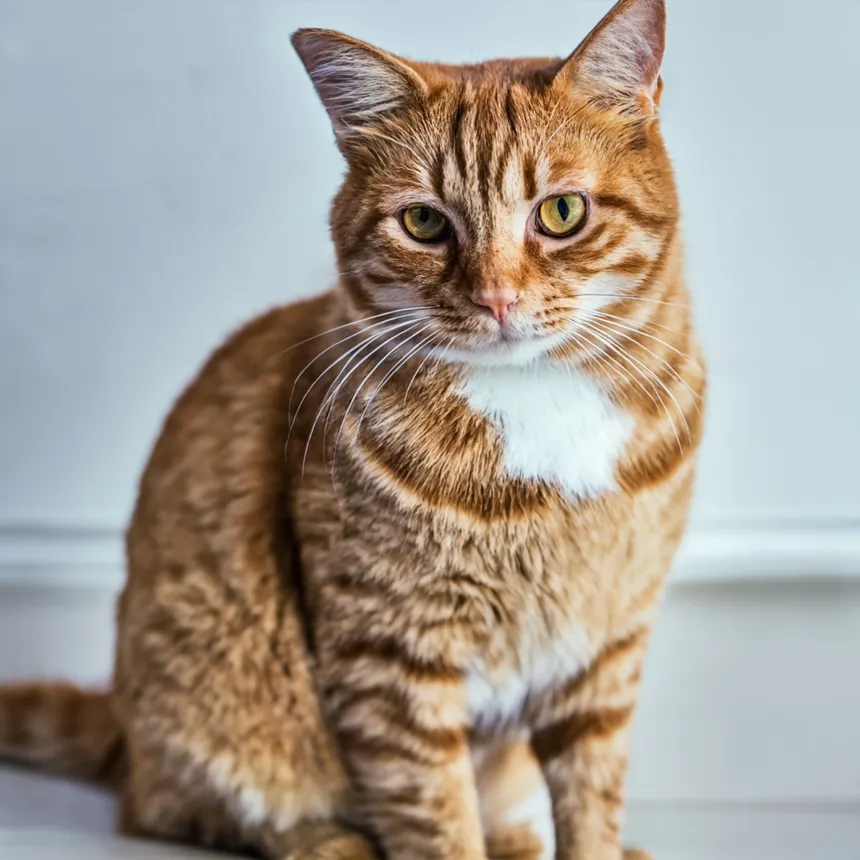
#> input picture Photos/cat.png, 860 x 860 px
$ python transformations.py
#> lines starting #> are read from the running program, lines starting #| are printed output that depends on the picture
import cv2 as cv
import numpy as np

img = cv.imread('Photos/cat.png')
#> img is the input picture: shape (860, 860, 3); mean B, G, R 148.3, 157.4, 165.1
cv.imshow('Cat', img)

#translation
def translate(img, x, y):
#> called with x = -100, y = 100
    transMat = np.float32([[1, 0, x], [0, 1, y]]) #transformation matrix
    dimensions = (img.shape[1], img.shape[0])
#> dimensions = (860, 860)
    dst = cv.warpAffine(img, transMat, dimensions) #take the matrix and apply it to the image
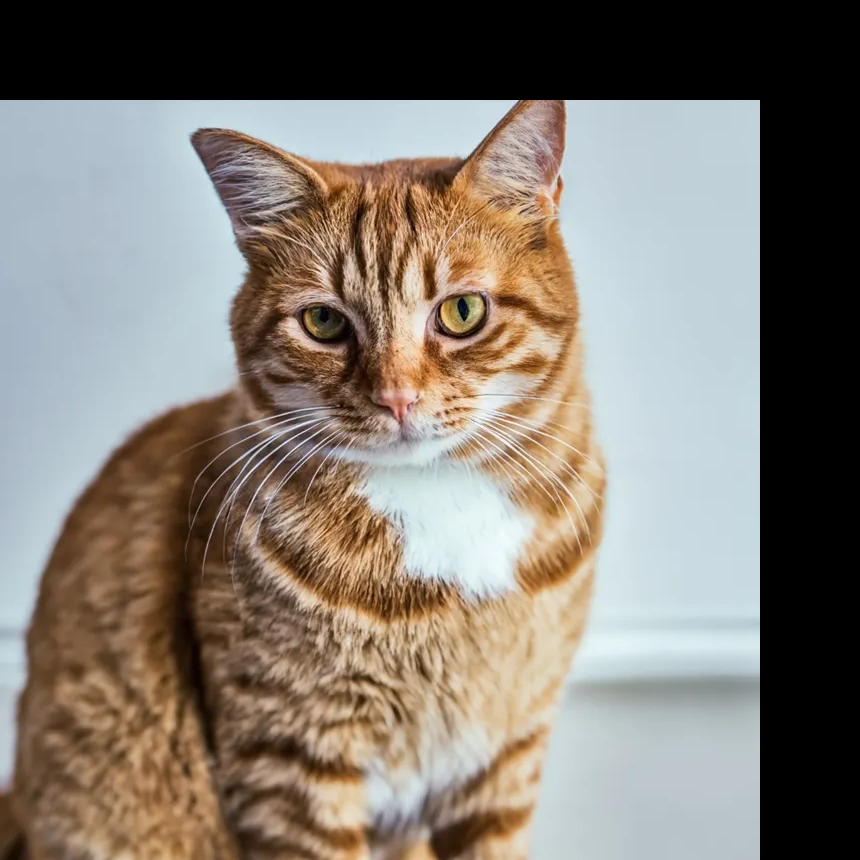
#> dst: shape (860, 860, 3); mean B, G, R 115.1, 123.9, 131.6
    return dst
# -x -> left
# -y -> up
# +x -> right
# +y -> down

translated = translate(img, -100, 100)
cv.imshow('Translated', translated)


#rotation
def rotate(img, angle, rotPoint=None):
#> called with angle = 45
    (height,width) = img.shape[:2] #shape returns (height, width, color channels)
#> height = 860; width = 860
    if rotPoint is None: #if no rotation point is provided
        rotPoint = (width // 2, height // 2) #center of the image
#> rotPoint = (430, 430)

    rotMat = cv.getRotationMatrix2D(rotPoint, angle, 1.0) #rotation matrix
    dimensions = (width, height)
#> dimensions = (860, 860)
    dst = cv.warpAffine(img, rotMat, dimensions) #wrapAffine means to apply an affine transformation to an image
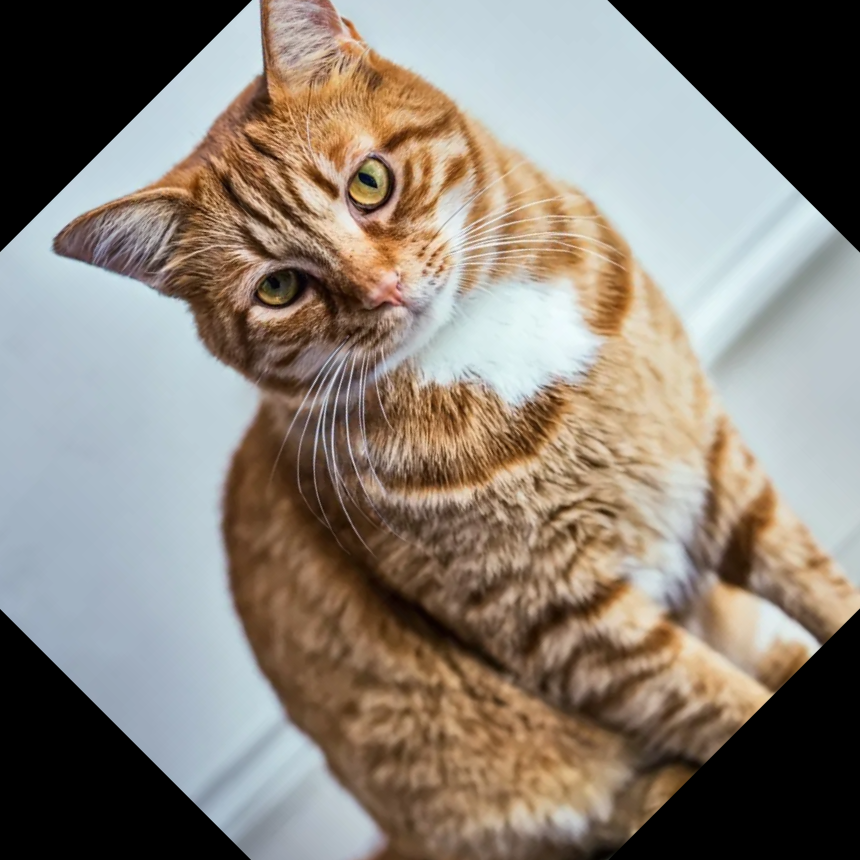
#> dst: shape (860, 860, 3); mean B, G, R 118.5, 128.5, 137.5
    return dst
 # +angle -> rotate counter-clockwise
 # -angle -> rotate clockwise

rotated = rotate(img, 45)
cv.imshow('Rotated', rotated)

#flipping
flipped = cv.flip(img, 1) #1 means flip horizontally, 0 means flip vertically, -1 means flip both
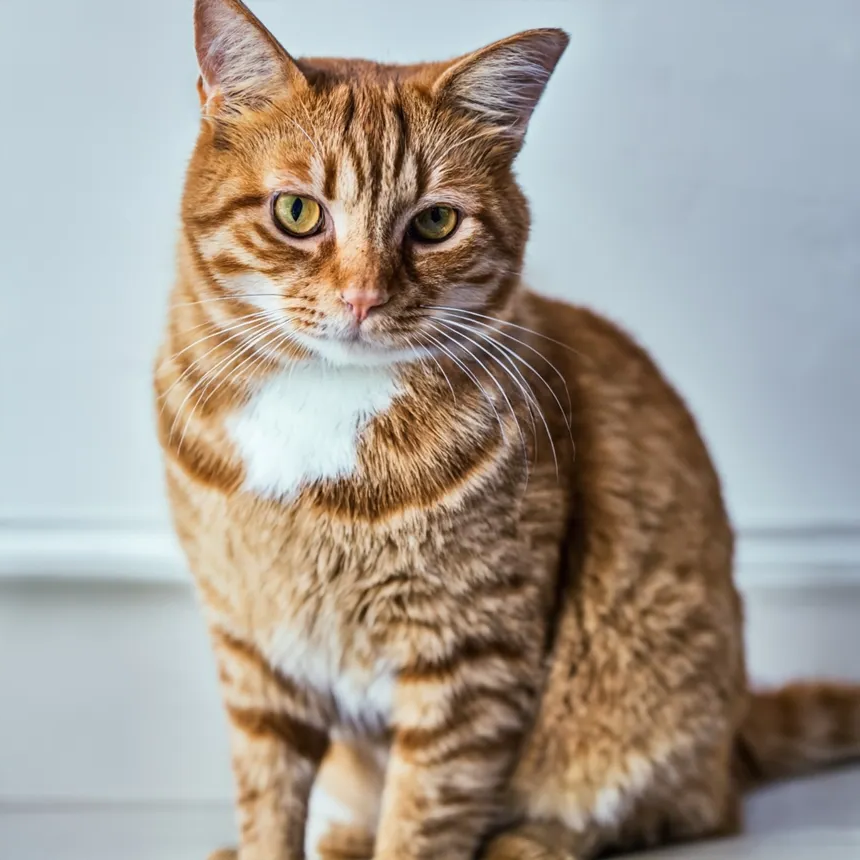
#> flipped: shape (860, 860, 3); mean B, G, R 148.3, 157.4, 165.1
cv.imshow('Flipped', flipped)

cv.waitKey(0)

$ run again, with Photos/man.png copied over Photos/cat.png
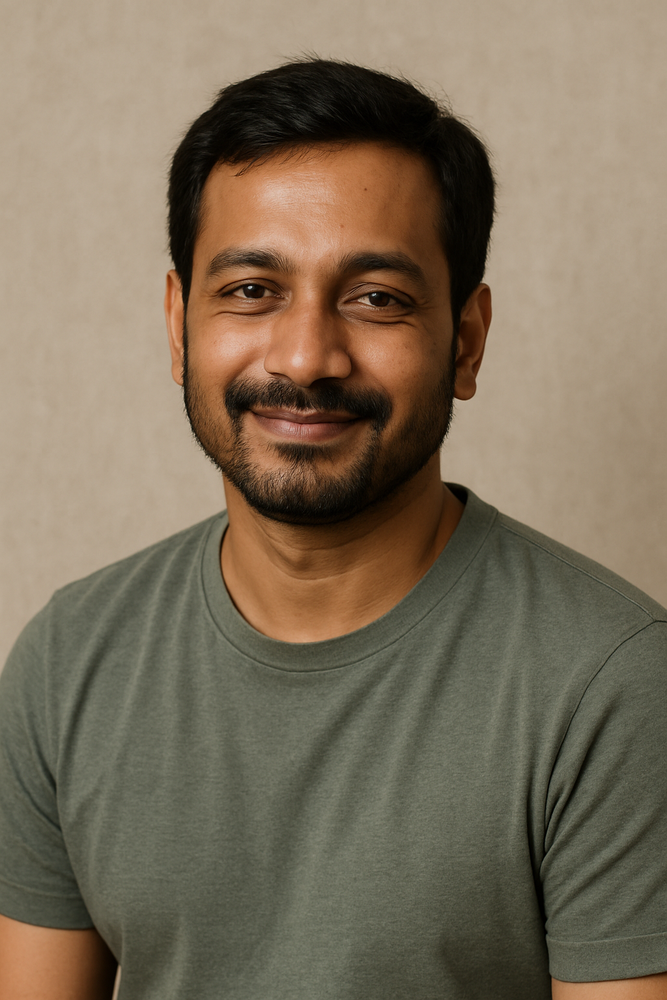
#> input picture Photos/man.png, 667 x 1000 px, shrunk from 1024 x 1536 before the run
#> img is the input picture: shape (1000, 667, 3); mean B, G, R 90.5, 110.7, 124.6
#> in rotate, `dst = cv.warpAffine(img, rotMat, dimensions)`:
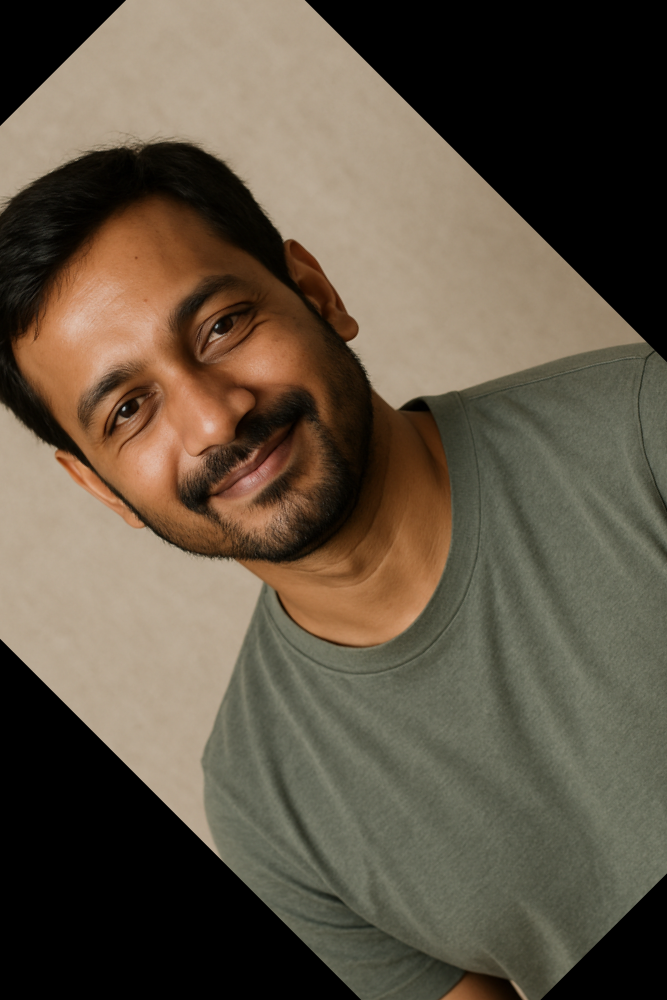
#> dst: shape (1000, 667, 3); mean B, G, R 68.6, 84.6, 96.2
#> `flipped = cv.flip(img, 1)`:
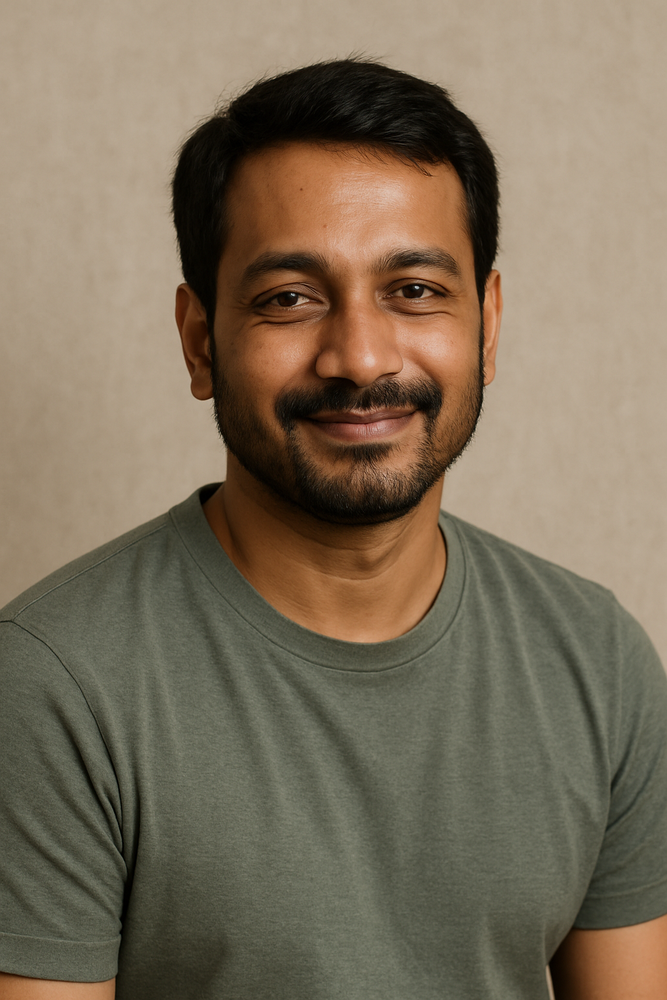
#> flipped: shape (1000, 667, 3); mean B, G, R 90.5, 110.7, 124.6
